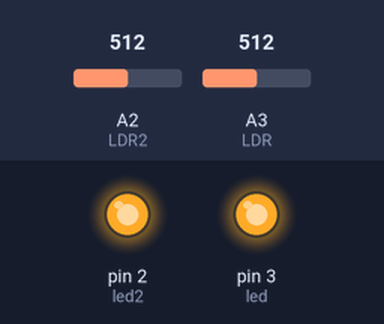
Simulated run of this sketch. Board: Arduino Uno, built with avr-gcc and run on an emulated ATmega328P. Shown: output pins drawn as LEDs (lit = HIGH). The inputs (shaded band) are chosen by the test bench; at power-on: A2 (LDR2) = 512, A3 (LDR) = 512. What the sketch prints to the serial monitor is not drawn.

Above: at 1.2 s.
1.3 s: A2 (LDR2) set to 55
2.8 s: A2 (LDR2) set to 47
At 3.1 s:
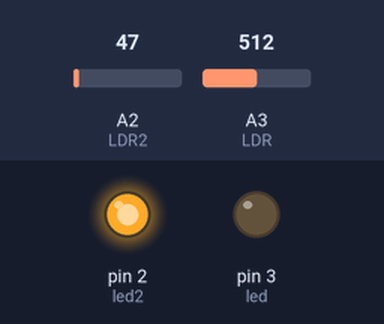
4.3 s: A3 (LDR) set to 52
5.8 s: A3 (LDR) set to 46
At 6.4 s:
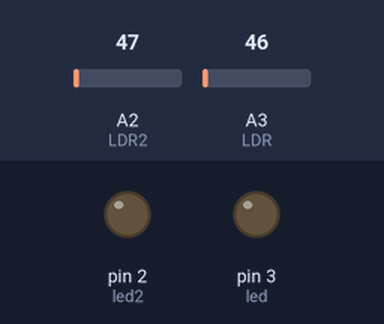
7.3 s: A2 (LDR2) set to 122
At 7.8 s:
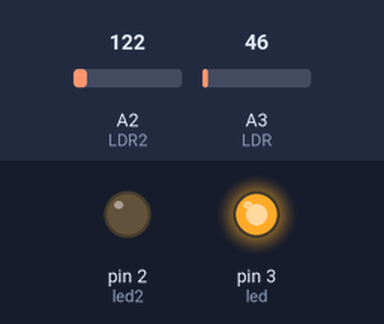
8.8 s: A2 (LDR2) set to 40
At 10.0 s:
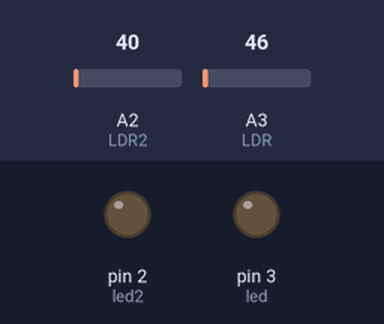
Timing chart, 0 to 11.3 s (numbered marks = the images above; inputs shaded):
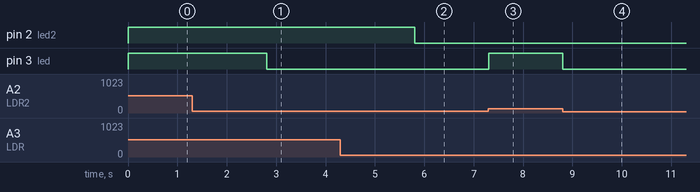

The sketch:

test.ino
```cpp
int led = 3;
int led2 = 2;
int LDR = A3;
int LDR2 = A2;
int LDRvalue;
int LDR2value;

void setup() {
  // put your setup code here, to run once:

  Serial.begin(9600);
  pinMode(led, OUTPUT);
  pinMode(led2, OUTPUT);
  pinMode(LDR, INPUT);
  pinMode(LDR2, INPUT);
  digitalWrite(led, HIGH);
  digitalWrite(led2, HIGH);

}

void loop() {


  LDR2value = analogRead(LDR2);
  Serial.println(LDR2value);


  if(LDR2value < 50){

  digitalWrite(led, LOW);


  }else{

  digitalWrite(led, HIGH);

}

   LDRvalue = analogRead(LDR);
   Serial.println(LDRvalue);


  if(LDRvalue < 50){

  digitalWrite(led2, LOW);


  }else{

  digitalWrite(led2, HIGH);

  }
}
```

Measured:
- the behaviour switches between 50 and 49 on A2 (LDR2) (found by bisection; images 0 and 1)
- the behaviour switches between 50 and 49 on A3 (LDR) (found by bisection; images 1 and 2)
- after the input at 2.8 s, pin 3 (led): HIGH → LOW at once
- after the input at 5.8 s, pin 2 (led2): HIGH → LOW at once
- after the input at 7.3 s, pin 3 (led): LOW → HIGH at once
- after the input at 8.8 s, pin 3 (led): HIGH → LOW at once
